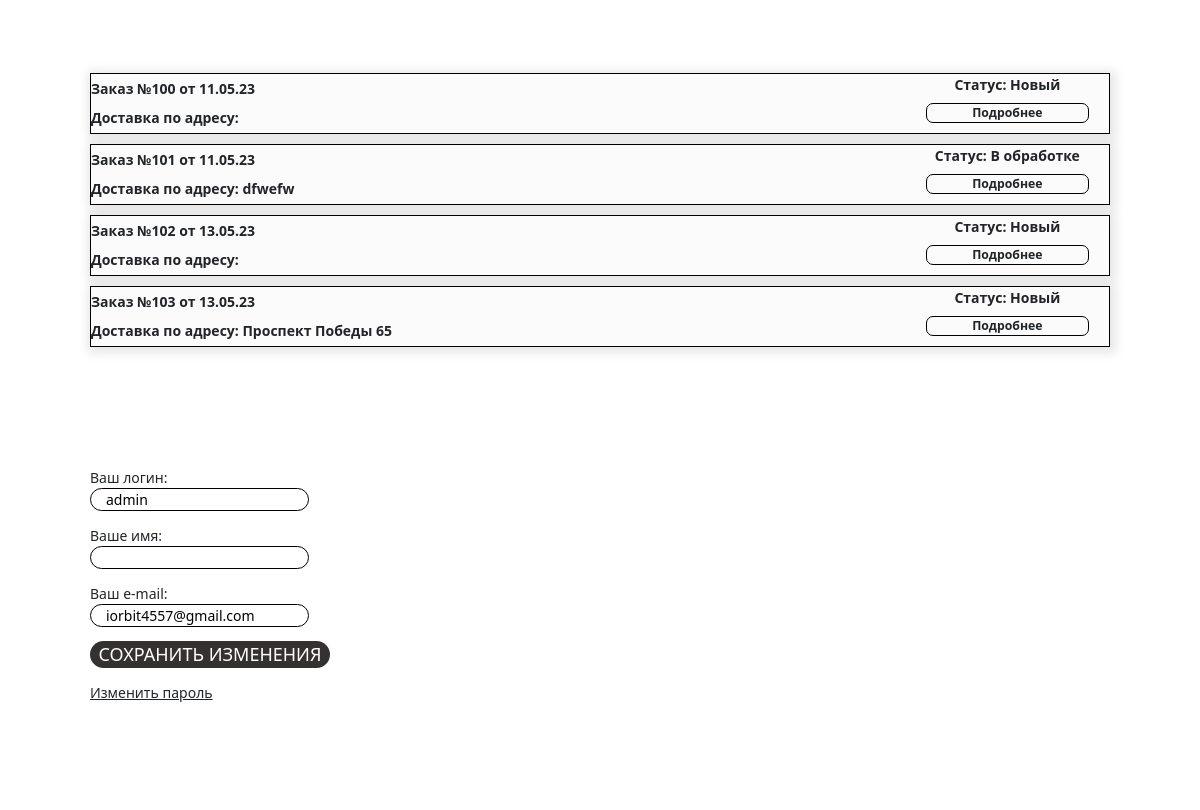
Before: /account/ (signed in, middle part) with the older database file.
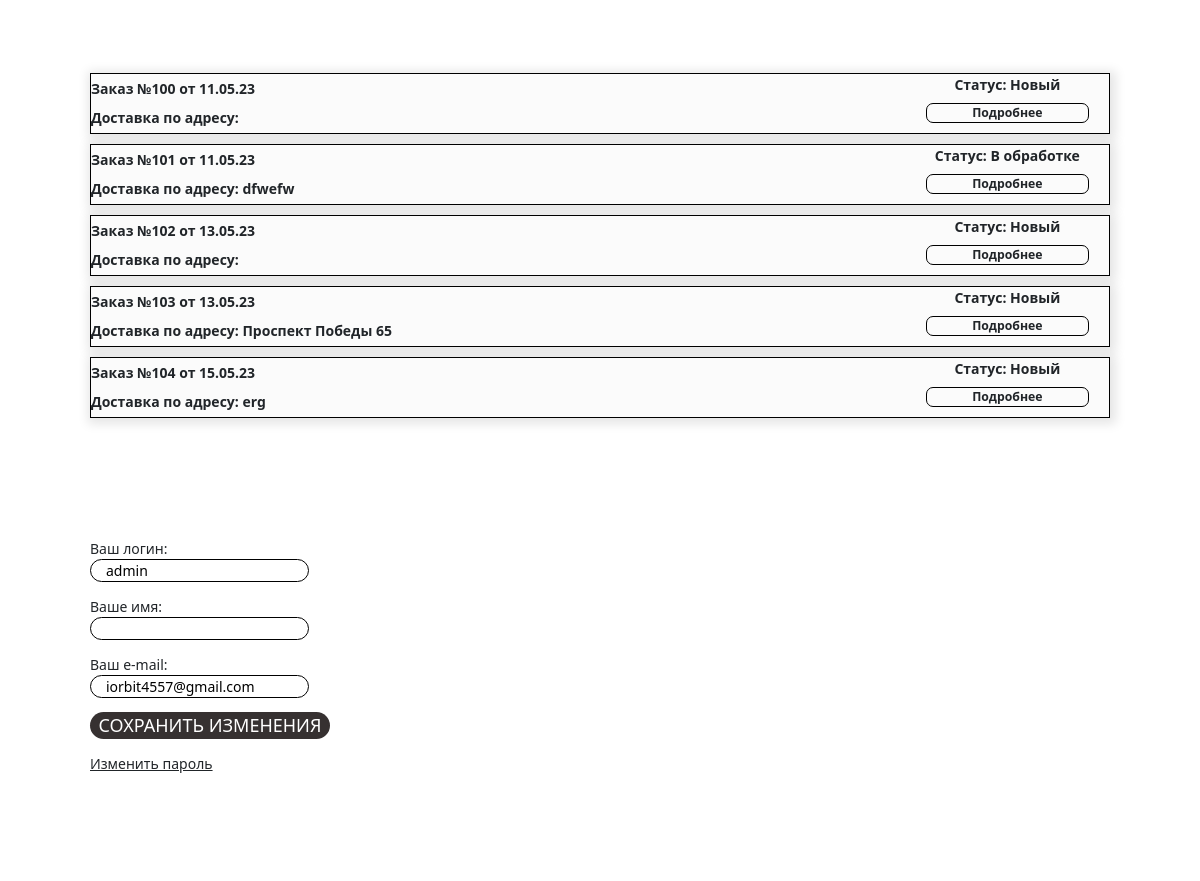
After: the same page with the newer database file.
### orders/models.py (models this page shows, shortened)
class Order(models.Model):
    status = models.CharField('Статус', max_length=20, choices=STATUS_CHOICES, default='new')
    user = models.ForeignKey(User, on_delete=models.CASCADE, null=True)
    type = models.CharField(max_length=200, null=True)
    full_name = models.CharField('Ф.И.О.', max_length=200, null=True)
    phone = models.CharField('Телефон', max_length=200, null=True)
    email = models.EmailField('Email', null=True)
    address = models.CharField('Адрес', max_length=250)
    postal_code = models.CharField('Почтовый индекс', max_length=20)
    way_to_get = models.CharField(max_length=200, null=True, blank=True)
    comment = models.TextField(null=True, blank=True)
    created = models.DateTimeField(auto_now_add=True)
    updated = models.DateTimeField(auto_now=True)
    paid = models.BooleanField(default=False)
    manager_status = models.BooleanField('Рассмотрено', default=False, blank=False)

### account/views.py (the view)
# urls.py: path('', views.dashboard, name='dashboard'),
@login_required
def dashboard(request):
    favorite_products = Product.objects.filter(favorite__user=request.user)
    orders = models.Order.objects.filter(user=request.user)
    if request.method == 'POST':
        form = UserChangeForm(request.POST, instance=request.user)
        if form.is_valid():
            form.save()
    else:
        form = UserChangeForm(instance=request.user)
    data = {
        'favorite_products': favorite_products,
        'orders': orders,
        'form': form,
        'user': request.user,
        'section': 'dashboard',
    }
    return render(request, 'account/dashboard.html', data)

### cart/cart.py (called while the page is built)
    def __len__(self):
        return sum(item['quantity'] for item in self.cart.values())

### cart/context_processors.py (called while the page is built)
def cart(request):
    return {'cart': Cart(request)}

### account/templates/account/dashboard.html (shortened to what this page needs)
{% extends 'shop/base.html' %}
{% load static %}
{% block content %}
    <div class="dashboard">
        <div class="dashboard_body">
            <div class="dashboard_content">
                <div id="orders" class="tab-content">
                    <div id="orders-body">
                        {% if orders %}
                            {% for order in orders %}
                                <div class="order_item">
                                    <table class="order-positions">
                                        <tbody>
                                        <tr>
                                            <td>Заказ №{{ order.id }} от {{ order.created|date:"d.m.y" }}</td>
                                            <td>Статус: {{ order.get_status_display }}</td>
                                        </tr>
                                        <tr>
                                            <td>Доставка по адресу: {{ order.address }}</td>
                                            <td><a href="{% url 'order-detail' order.id %}"><small>Подробнее</small></a></td>
                                        </tr>
                                        </tbody>
                                    </table>
                                </div>
                            {% endfor %}
                        {% else %}
                            <h3>Вы ещё не сделали ни одного заказа</h3>
                        {% endif %}
                    </div>
                </div>
                <div id="profile" class="tab-content">
                    <form method="post">
                        <p>Ваш логин: {{ form.username }}</p>
                        <p>Ваше имя: {{ form.first_name }}</p>
                        <p>Ваш e-mail: {{ form.email }}</p>
                        <p><input class="save-changes" type="submit" value="Сохранить изменения"></p>
                    </form>
                    <a href="{% url 'password-change' %}"><u>Изменить пароль</u></a>
                </div>
            </div>
        </div>
    </div>
    </div>
{% endblock %}

### shop/templates/shop/base.html (shortened to what this page needs)
{% load static %}
<!DOCTYPE html>
<html lang="en">
<head>
    <link rel="stylesheet" href="{% static 'shop/css/reset.css' %}">
    <link rel="stylesheet" href="{% static 'shop/css/bootstrap.min.css' %}">
    <link rel="stylesheet" href="{% static 'shop/css/style.css' %}">
    <link rel="stylesheet"
          href="https://cdn.jsdelivr.net/npm/@fortawesome/fontawesome-free@6.2.1/css/fontawesome.min.css"
>
</head>
<body>
<div class="main-content">
    {% block content %}
    {% endblock %}
</body>
</html>

### shop/static/shop/css/style.css (style rules this page uses)
html { position: relative; min-height: 100%; }
body { height: 100%; margin-right: 0; }
a { color: inherit; text-decoration: none; }
.main-content { padding-top: 250px; }
.dashboard { width: 100%; display: flex; align-content: center; justify-content: center; }
.dashboard_body { width: 85%; }
#orders { width: 100%; display: flex; align-items: center; justify-content: center; margin-bottom: 110px; }
#orders-body { width: 100%; }
#profile { width: 100%; margin-bottom: 110px; }
#profile form p:nth-child(-n+4) input { display: flex; border: 1px solid black; border-radius: 30px; padding-left: 15px; }
.save-changes { background-color: #363131; color: white; text-align: center; text-transform: uppercase; padding: unset; border-radius: 30px; }
@media screen and (min-width: 768px) and (max-width: 1200px) { .save-changes { width: 27vw; font-size: 2vw; } }
@media screen and (min-width: 1200px) { .save-changes { width: 20vw; font-size: 1.5vw; } }
.order-positions { width: 100%; border: 1px solid black; background: #FBFBFB; box-shadow: 2px 2px 10px 4px rgba(0, 0, 0, 0.1); margin-bottom: 10px; }
.order-positions a { border: 1px solid black; border-radius: 7px; width: 80%; display: flex; align-content: center; justify-content: center; }
.order-positions td { font-weight: bold; }
.order-positions td:nth-child(1) { width: 80%; height: 30px; }
.order-positions td:nth-child(2) { text-align: center; }
.order-positions td:last-child { display: flex; align-items: center; justify-content: center; }

Changed rows visible on the page:
added Order: id "104", created "15.05.23", status "Новый", address "erg"
